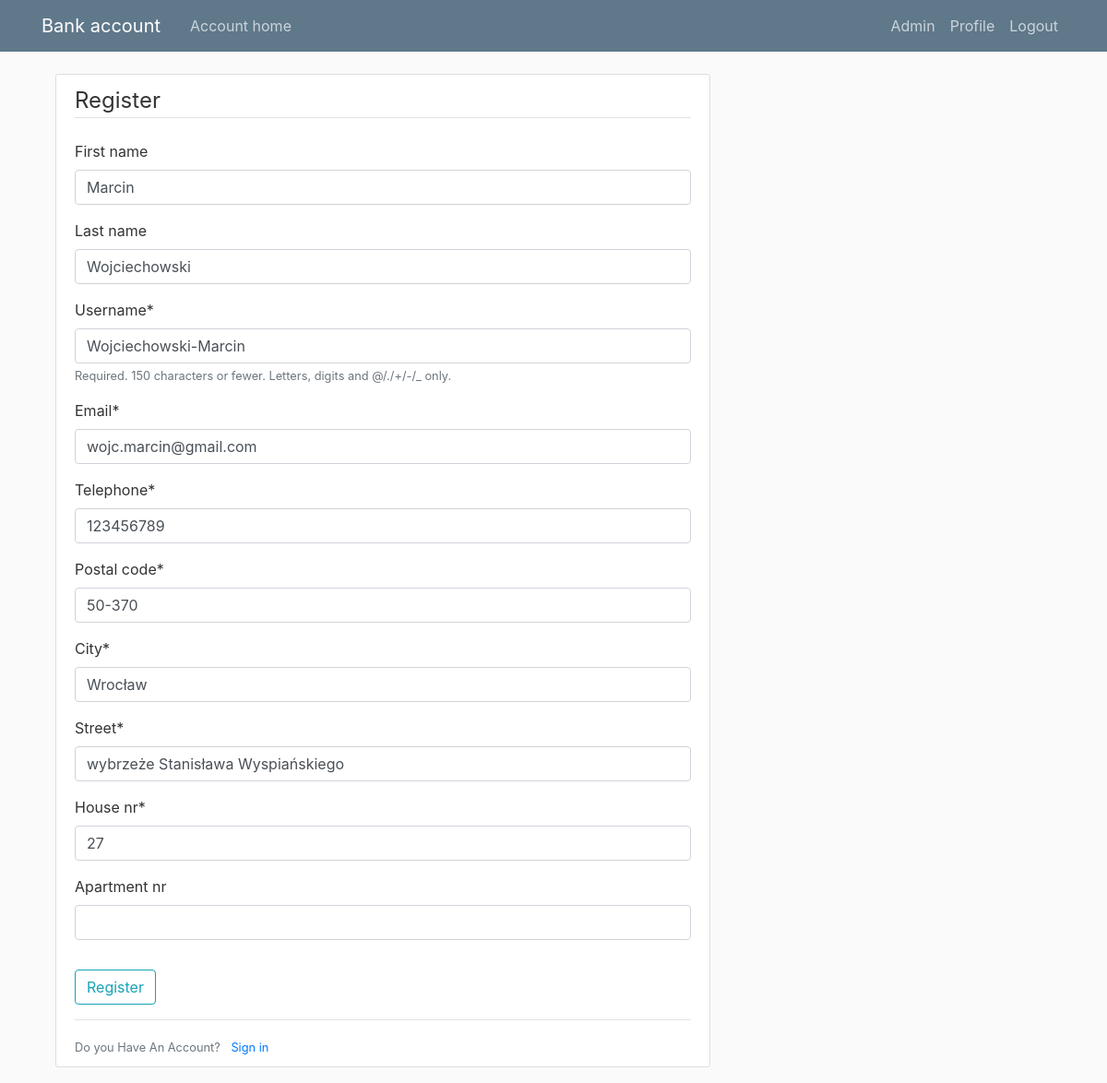
Screenshot of /profile/edit (signed in) with the database file from the repository.
### client/models.py (models this page shows, shortened)
class CustomUser(AbstractUser):
    address = models.ForeignKey(Address, on_delete=models.PROTECT)
    pesel = models.CharField(max_length=11, unique=True, validators=[RegexValidator(
        regex='^\d{11}$', message='Niewlasciwy PESEL!', code='nomatch')])
    mothers_maiden_name = models.CharField(max_length=32, blank=True, validators=[RegexValidator(
        regex='^[a-zA-Z-]*$', message='Niewlasciwe nazwisko!', code='nomatch')])
    birth_day = models.DateTimeField(help_text="Data w formacie dd/mm/yyyy")
    telephone = models.CharField(max_length=9, unique=True, validators=[RegexValidator(
        regex='^\d{9}$', message='Niewlasciwy numer telefonu', code='nomatch')])
    REQUIRED_FIELDS = ['email', 'first_name',
                       'last_name', 'pesel', 'birth_day', 'telephone', 'address']
    USERNAME_FIELD = 'username'

class City(models.Model):
    postal_code = models.CharField(max_length=6, validators=[RegexValidator(
        regex='^\d{2}-{1}\d{3}$', message='Niewlasciwy kod pocztowy! Uzyj formatu XX-XXX.', code='nomatch')])
    city = models.CharField(max_length=32)

class Address(models.Model):
    street = models.CharField(max_length=64)
    house_nr = models.IntegerField()
    apartment_nr = models.IntegerField(null=True, blank=True)
    city = models.ForeignKey(City, on_delete=models.PROTECT)

### users/views.py (the view)
# urls.py: path('profile/edit', user_views.edit_profile, name='edit_profile'),
@login_required
def edit_profile(request):
    if request.method == 'POST':
        formA = UserEditForm(request.POST, instance=request.user)
        formB = CityForm(request.POST, instance=request.user.address.city)
        formC = AddressForm(request.POST, instance=request.user.address)
        post_code = request.POST.get('postal_code')
        city = City.objects.filter(postal_code=post_code).first()
        if formA.is_valid() and (formB.is_valid or city) and formC.is_valid():
            a = formA.save(commit=False)
            if not city:
                b = formB.save()
                city = b
            c = formC.save(commit=False)
            c.city = city
            c.save()
            a.address = c
            a.save()
            messages.success(request, 'Successfully changed account!')
            return redirect('profile')
    else:
        formA = UserEditForm(instance=request.user)
        formB = CityForm(instance=request.user.address.city)
        formC = AddressForm(instance=request.user.address)
    return render(request, 'users/register.html', {'formA': formA, 'formB': formB, 'formC': formC})

### users/forms.py
class UserEditForm(UserChangeForm):
    email = forms.EmailField()
    password = None
    class Meta:
        model = CustomUser
        fields = ['first_name', 'last_name',
                  'username', 'email', 'telephone']

class CityForm(forms.ModelForm):
    class Meta:
        model = City
        fields = ['postal_code', 'city']

### users/templates/users/register.html (shortened to what this page needs)
{% extends "client/base.html" %}
{% load crispy_forms_tags %}
{% block content %}
<div class="content-section">
    <form method="POST">
        <fieldset class="form-group">
            <legend class="border-bottom mb-4">Register</legend>
            {{ formA|crispy }}
            {{ formB|crispy }}
            {{ formC|crispy }}
        </fieldset>
        <div class="form-group">
            <button class="btn btn-outline-info" type="submit">Register</button>
        </div>
    </form>
    <div class="border-top pt-3">
        <small class="text-muted">
            Do you Have An Account? <a class="ml-2" href="{% url 'login' %}"> Sign in</a>
        </small>
    </div>
</div>
{% endblock content %}

### client/static/clientapp/main.css (style rules this page uses)
body { background: #fafafa; color: #333333; margin-top: 5rem; }
.content-section { background: #ffffff; padding: 10px 20px; border: 1px solid #dddddd; border-radius: 3px; margin-bottom: 20px; }

### rows the page displays
CustomUser: first_name "Marcin", last_name "Wojciechowski", username "Wojciechowski-Marcin", email "wojc.marcin@gmail.com", telephone "123456789"
City: postal_code "50-370", city "Wrocław"
Address: street "wybrzeże Stanisława Wyspiańskiego", house_nr "27"
